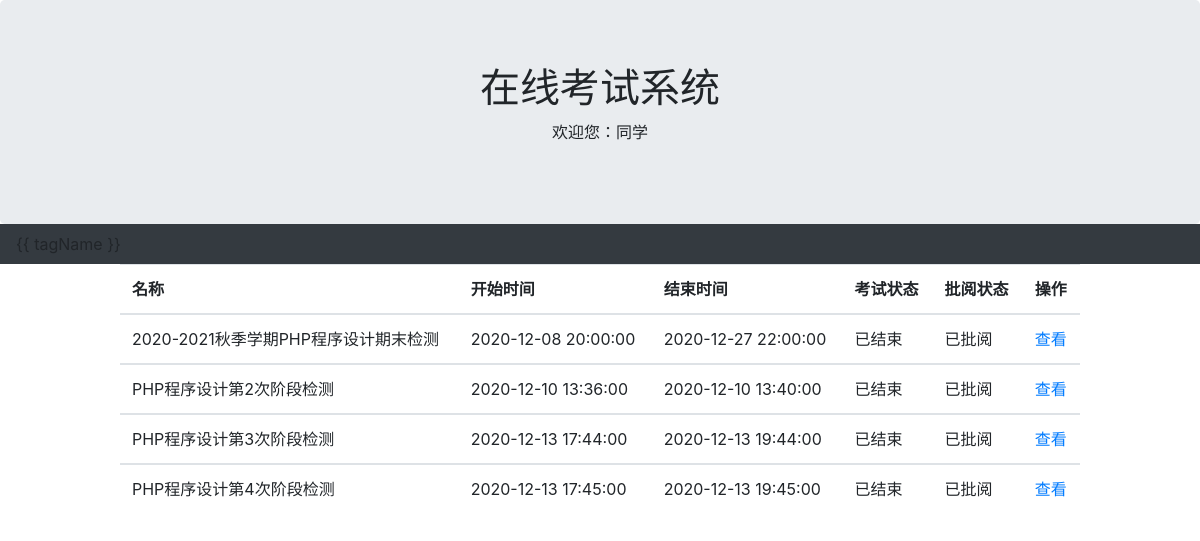
Page /student/student_history.php on the committed database.
### tables this page shows
CREATE TABLE `exam_history`  (
  `num` int NOT NULL AUTO_INCREMENT,
  `paper_name` varchar(50) NULL DEFAULT NULL,
  `flag` int NULL DEFAULT NULL,
  `time_start` timestamp(0) NULL DEFAULT NULL,
  `duration` timestamp(0) NULL DEFAULT NULL,
  `number` int NULL DEFAULT NULL,
  `t1` int NULL DEFAULT NULL,
  `t2` int NULL DEFAULT NULL,
  `t3` int NULL DEFAULT NULL,
  `t4` int NULL DEFAULT NULL,
  `t5` int NULL DEFAULT NULL,
  `t6` int NULL DEFAULT NULL,
  `t7` int NULL DEFAULT NULL,
  `t8` int NULL DEFAULT NULL,
  `t9` int NULL DEFAULT NULL,
  `t10` int NULL DEFAULT NULL,
  `t11` int NULL DEFAULT NULL,
  `t12` int NULL DEFAULT NULL,
  `t13` int NULL DEFAULT NULL,
  `t14` int NULL DEFAULT NULL,
  `t15` int NULL DEFAULT NULL,
  `t16` int NULL DEFAULT NULL,
  `t17` int NULL DEFAULT NULL,
  `t18` int NULL DEFAULT NULL,
  `t19` int NULL DEFAULT NULL,
  `t20` int NULL DEFAULT NULL,
  `t21` int NULL DEFAULT NULL,
  `t22` int NULL DEFAULT NULL,
  `t23` int NULL DEFAULT NULL,
  `t24` int NULL DEFAULT NULL,
  `t25` int NULL DEFAULT NULL,
  `t26` int NULL DEFAULT NULL,
  `t27` int NULL DEFAULT NULL,
  `t28` int NULL DEFAULT NULL,
  `t29` int NULL DEFAULT NULL,
  `t30` int NULL DEFAULT NULL,
  `t31` int NULL DEFAULT NULL,
  `t32` int NULL DEFAULT NULL,
  `t33` int NULL DEFAULT NULL,
  `t34` int NULL DEFAULT NULL,
  `t35` int NULL DEFAULT NULL,
  `t36` int NULL DEFAULT NULL,
  `t37` int NULL DEFAULT NULL,
  `t38` int NULL DEFAULT NULL,
  `t39` int NULL DEFAULT NULL,
  `t40` int NULL DEFAULT NULL,
  `t41` int NULL DEFAULT NULL,
  `t42` int NULL DEFAULT NULL,
  `t43` int NULL DEFAULT NULL,
  `t44` int NULL DEFAULT NULL,
  `t45` int NULL DEFAULT NULL,
  `t46` int NULL DEFAULT NULL,
  `t47` int NULL DEFAULT NULL,
  `t48` int NULL DEFAULT NULL,
  `t49` int NULL DEFAULT NULL,
  `t50` int NULL DEFAULT NULL,
  `s1` int NULL DEFAULT NULL,
  `s2` int NULL DEFAULT NULL,
  `s3` int NULL DEFAULT NULL,
  `s4` int NULL DEFAULT NULL,
  `s5` int NULL DEFAULT NULL,
  `s6` int NULL DEFAULT NULL,
  `s7` int NULL DEFAULT NULL,
  `s8` int NULL DEFAULT NULL,
  `s9` int NULL DEFAULT NULL,
  `s10` int NULL DEFAULT NULL,
  `s11` int NULL DEFAULT NULL,
  `s12` int NULL DEFAULT NULL,
  `s13` int NULL DEFAULT NULL,
  `s14` int NULL DEFAULT NULL,
  `s15` int NULL DEFAULT NULL,
  `s16` int NULL DEFAULT NULL,
  `s17` int NULL DEFAULT NULL,
  `s18` int NULL DEFAULT NULL,
  `s19` int NULL DEFAULT NULL,
  `s20` int NULL DEFAULT NULL,
  `s21` int NULL DEFAULT NULL,
  `s22` int NULL DEFAULT NULL,
  `s23` int NULL DEFAULT NULL,
  `s24` int NULL DEFAULT NULL,
  `s25` int NULL DEFAULT NULL,
  `s26` int NULL DEFAULT NULL,
  `s27` int NULL DEFAULT NULL,
  `s28` int NULL DEFAULT NULL,
  `s29` int NULL DEFAULT NULL,
  `s30` int NULL DEFAULT NULL,
  `s31` int NULL DEFAULT NULL,
  `s32` int NULL DEFAULT NULL,
  `s33` int NULL DEFAULT NULL,
  `s34` int NULL DEFAULT NULL,
  `s35` int NULL DEFAULT NULL,
  `s36` int NULL DEFAULT NULL,
  `s37` int NULL DEFAULT NULL,
  `s38` int NULL DEFAULT NULL,
  `s39` int NULL DEFAULT NULL,
  `s40` int NULL DEFAULT NULL,
  `s41` int NULL DEFAULT NULL,
  `s42` int NULL DEFAULT NULL,
  `s43` int NULL DEFAULT NULL,
  `s44` int NULL DEFAULT NULL,
  `s45` int NULL DEFAULT NULL,
  `s46` int NULL DEFAULT NULL,
  `s47` int NULL DEFAULT NULL,
  `s48` int NULL DEFAULT NULL,
  `s49` int NULL DEFAULT NULL,
  `s50` int NULL DEFAULT NULL,
  PRIMARY KEY (`num`) USING BTREE
);

### student/student_history.php (the view, shortened to what this page needs)
<!DOCTYPE html>
<html lang="en">
<head>
  <link rel="stylesheet" href="https://cdn.staticfile.org/twitter-bootstrap/4.3.1/css/bootstrap.min.css">
</head>
<body>
<div class="jumbotron text-center" style="margin-bottom:0;margin-top:0;">
  <h1>在线考试系统</h1>
	<?php include('../conn.php');
	$a = $_SESSION['realname']; ?>
  <p><?php echo '欢迎您：' . $a . '同学'; ?></p>
</div>
<nav class="navbar navbar-expand-sm bg-dark navbar-dark">
  <ul class="navbar-nav" id="nav">
    <li class="nav-item" v-for="(tagName, index) in tagNames_tch">
      <a :class="isActiveClass(urls_tch[index])" :href='urls_tch[index]'>{{ tagName }}</a>
    </li>
  </ul>
</nav>
<table class="table table-hover" style="width: 80%;margin-left: 10%;">
  <thead>
  <tr>
    <th>名称</th>
    <th>开始时间</th>
    <th>结束时间</th>
    <th>考试状态</th>
    <th>批阅状态</th>
    <th>操作</th>
  </tr>
  </thead>
	<?php
	$sql_1 = "SELECT * FROM exam_history ;";
	$result_1 = mysqli_query($conn, $sql_1);
	while ($row_1 = mysqli_fetch_assoc($result_1)) {
		$num = $row_1['num'];
		$paper_name = $row_1['paper_name'];
		$flag = $row_1['flag'];
		$time_start = $row_1['time_start'];
		$time_end = $row_1['duration'];
		$time_now = date("Y-m-d H:i:s");
		if (strtotime($time_now) - strtotime($time_start) < 0) {
			$ZT = '未开始';
		} else if (strtotime($time_now) - strtotime($time_end) > 0) {
			$ZT = '已结束';
		} else {
			$ZT = '进行中';
		}
		if ($flag == 1) {
			$PYZT = '已批阅';
		} else {
			$PYZT = '未批阅';
		}
		echo "
				<tbody>
					<tr>
						<td>$paper_name</td>
						<td>$time_start</td>
						<td>$time_end</td>
						<td>$ZT</td>
						<td>$PYZT</td>
						<td><a href=\"paper_history.php?num=$num\">查看</a></td>
					</tr>
				</tbody>
			";
	}
	?>
</table>
</body>
</html>

### rows in the picture
exam_history: paper_name "2020-2021秋季学期PHP程序设计期末检测", time_start "2020-12-08 20:00:00", duration "2020-12-27 22:00:00", duration "已结束", flag "已批阅"
exam_history: paper_name "PHP程序设计第2次阶段检测", time_start "2020-12-10 13:36:00", duration "2020-12-10 13:40:00", duration "已结束", flag "已批阅"
exam_history: paper_name "PHP程序设计第3次阶段检测", time_start "2020-12-13 17:44:00", duration "2020-12-13 19:44:00", duration "已结束", flag "已批阅"
exam_history: paper_name "PHP程序设计第4次阶段检测", time_start "2020-12-13 17:45:00", duration "2020-12-13 19:45:00", duration "已结束", flag "已批阅"
